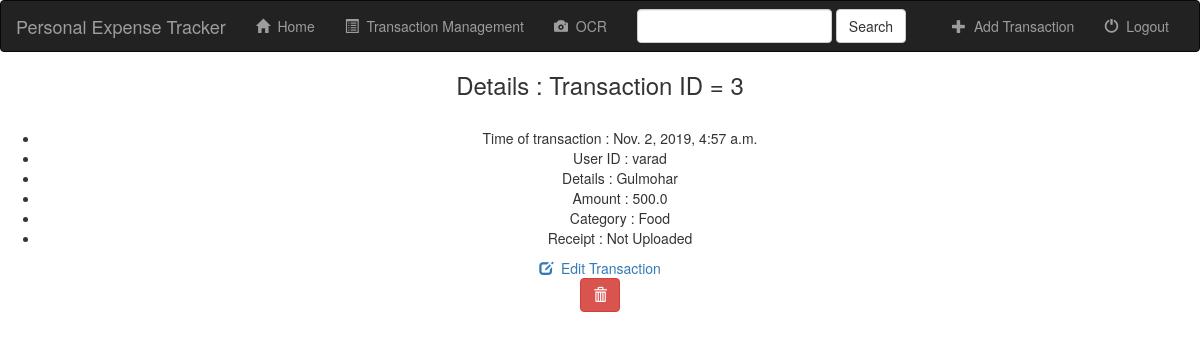
Screenshot of /mytransactions/detail/3 with the database file from the repository.
### txn/models.py (models this page shows, shortened)
class Transaction(models.Model):
    details = models.CharField(max_length=100)
    amount = models.FloatField()
    category = models.CharField(max_length=50)
    user = models.ForeignKey(User, on_delete=models.PROTECT)
    bill = models.FileField(null=True)
    timestamp = models.DateTimeField(auto_now=True)

### txn/views.py (the view)
# urls.py: url(r'^detail/(?P<pk>[0-9]+)$', views.detail, name='detail'),
def detail(request, pk):
    txn_detail = get_object_or_404(Transaction, pk=pk)
    context = {'txn_detail': txn_detail}
    return render(request, 'txn/detail.html', context)

### txn/templates/txn/detail.html (shortened to what this page needs)
{% extends "Sl_proj/base.html" %}
{% block content %}
<div style="text-align: center">
    <h3>Details : Transaction ID = {{ txn_detail.pk }}</h3>
    <br>
    <ul>
        <li>
            Time of transaction : {{ txn_detail.timestamp }}
        </li>
        <li>
            User ID : {{ txn_detail.user}}
        </li>
        <li>
            Details : {{ txn_detail.details }}
        </li>
        <li>
            Amount : {{ txn_detail.amount }}
        </li>
        <li>
            Category : {{ txn_detail.category }}
        </li>
        <li>
            Receipt :
            {% if txn_detail.bill %}
            <img alt="Receipt Picture" src="{{ txn_detail.bill.url }}" class="img-responsive">
            {% else %}
            Not Uploaded
            {% endif %}
        </li>
    </ul>
    <a href="{% url 'transaction-update' txn_detail.pk %}">
    <span class="glyphicon glyphicon-edit" aria-hidden="true"></span>&nbsp;
                    Edit Transaction
    </a>
    <form action="{% url 'transaction-delete' txn_detail.pk %}" method="post">
               <button type="submit" class="btn btn-danger btn-small">
                   <span class="glyphicon glyphicon-trash"></span>
                </button>
    </form>
</div>
{% endblock %}

### rows the page displays
Transaction: pk "3", timestamp "Nov. 2, 2019, 4:57 a.m.", user "varad", details "Gulmohar", amount "500.0", category "Food"
